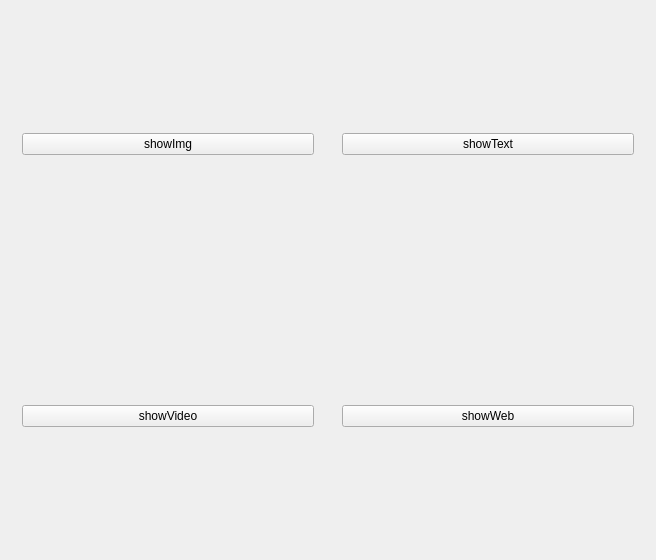
<?xml version="1.0" encoding="UTF-8"?>
<ui version="4.0">
 <class>QCSClass</class>
 <widget class="QWidget" name="QCSClass">
  <property name="geometry">
   <rect>
    <x>0</x>
    <y>0</y>
    <width>656</width>
    <height>560</height>
   </rect>
  </property>
  <property name="windowTitle">
   <string>QCS</string>
  </property>
  <layout class="QGridLayout" name="gridLayout">
   <item row="0" column="1">
    <widget class="QWidget" name="Txt" native="true">
     <layout class="QGridLayout" name="gridLayout_2">
      <item row="0" column="0">
       <widget class="QPushButton" name="showTxt">
        <property name="text">
         <string>showText</string>
        </property>
       </widget>
      </item>
     </layout>
    </widget>
   </item>
   <item row="1" column="0">
    <widget class="QWidget" name="Video" native="true">
     <layout class="QGridLayout" name="gridLayout_4">
      <item row="0" column="0">
       <widget class="QPushButton" name="showVid">
        <property name="text">
         <string>showVideo</string>
        </property>
       </widget>
      </item>
     </layout>
    </widget>
   </item>
   <item row="1" column="1">
    <widget class="QWidget" name="Web" native="true">
     <layout class="QGridLayout" name="gridLayout_5">
      <item row="0" column="0">
       <widget class="QPushButton" name="showWeb">
        <property name="text">
         <string>showWeb</string>
        </property>
       </widget>
      </item>
     </layout>
    </widget>
   </item>
   <item row="0" column="0">
    <widget class="QWidget" name="Img" native="true">
     <layout class="QGridLayout" name="gridLayout_3">
      <item row="0" column="0">
       <widget class="QPushButton" name="showImg">
        <property name="text">
         <string>showImg</string>
        </property>
       </widget>
      </item>
     </layout>
    </widget>
   </item>
  </layout>
 </widget>
 <layoutdefault spacing="6" margin="11"/>
 <resources>
  <include location="qcs.qrc"/>
 </resources>
 <connections/>
</ui>
